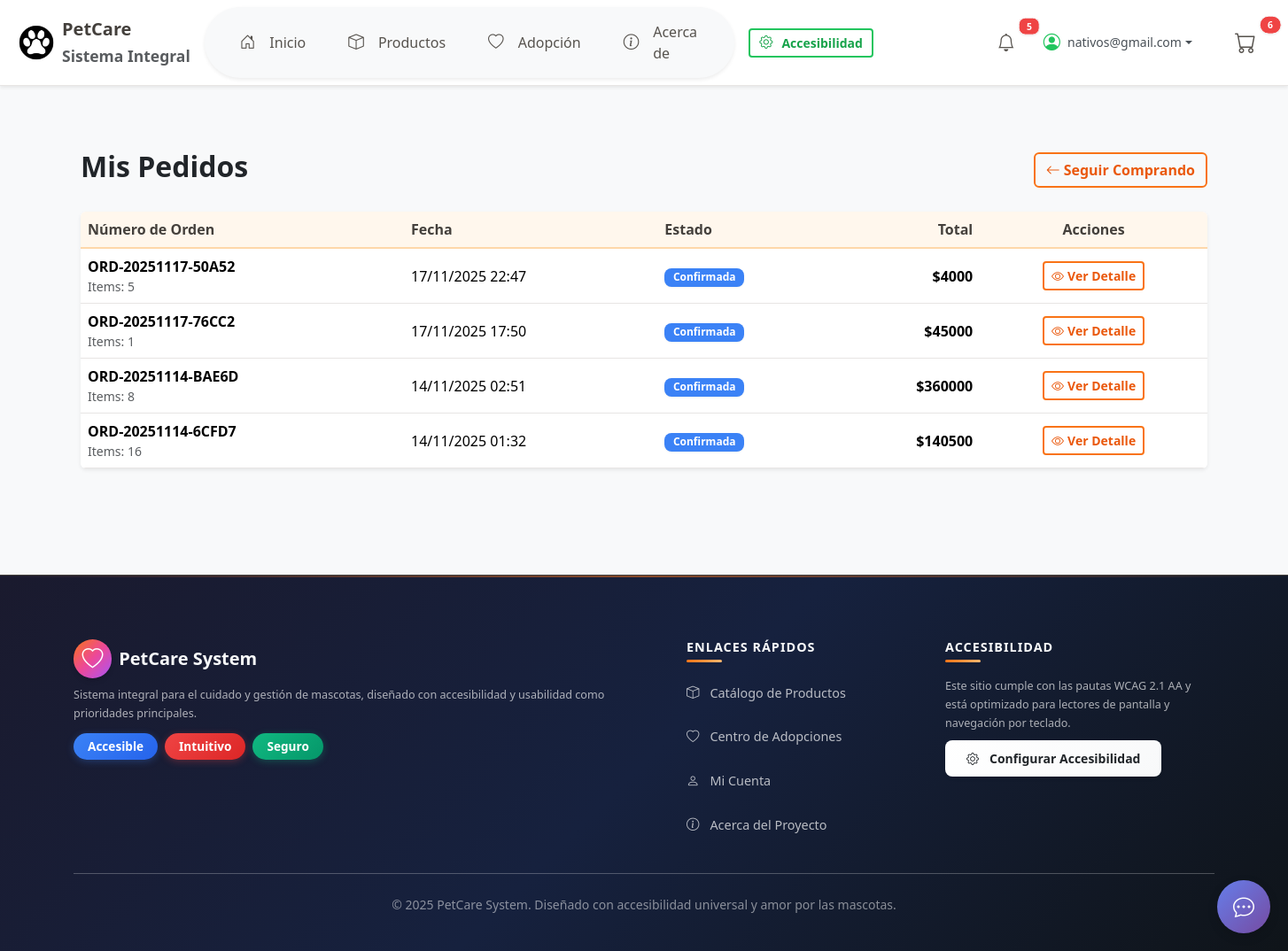
/orders/mis-pedidos/ (signed in), run on the app's committed database.
### orders/models.py (models this page shows, shortened)
class Order(models.Model):
    user = models.ForeignKey(
        settings.AUTH_USER_MODEL,
        on_delete=models.CASCADE,
        related_name='orders',
        verbose_name=_("Usuario")
    )
    order_number = models.CharField(
        _("Número de Orden"),
        max_length=20,
        unique=True,
        db_index=True,
        editable=False
    )
    status = models.CharField(
        _("Estado"),
        max_length=20,
        choices=OrderStatus.choices,
        default=OrderStatus.PENDING
    )
    total = models.DecimalField(
        _("Total"),
        max_digits=10,
        decimal_places=2,
        default=0
    )
    shipping_address = models.TextField(
        _("Dirección de Envío"),
        max_length=500,
        blank=True
    )
    shipping_city = models.CharField(
        _("Ciudad"),
        max_length=100,
        blank=True
    )
    shipping_postal_code = models.CharField(
        _("Código Postal"),
        max_length=20,
        blank=True
    )
    notes = models.TextField(
        _("Notas"),
        max_length=500,
        blank=True
    )
    created_at = models.DateTimeField(_("Fecha de Creación"), auto_now_add=True)
    updated_at = models.DateTimeField(_("Fecha de Actualización"), auto_now=True)
    class Meta:
        ordering = ['-created_at']
        verbose_name = _("Orden")
        verbose_name_plural = _("Órdenes")
    @property
    def total_items(self):
        return sum(item.quantity for item in self.items.all())

class OrderItem(models.Model):
    order = models.ForeignKey(
        Order,
        on_delete=models.CASCADE,
        related_name='items',
        verbose_name=_("Orden")
    )
    product = models.ForeignKey(
        Product,
        on_delete=models.PROTECT,
        related_name='order_items',
        verbose_name=_("Producto")
    )
    quantity = models.PositiveIntegerField(_("Cantidad"), default=1)
    price = models.DecimalField(
        _("Precio Unitario"),
        max_digits=10,
        decimal_places=2
    )
    created_at = models.DateTimeField(_("Fecha de Creación"), auto_now_add=True)
    class Meta:
        ordering = ['created_at']
        verbose_name = _("Item de Orden")
        verbose_name_plural = _("Items de Orden")

### orders/views.py (the view)
# urls.py: path("mis-pedidos/", views.order_list, name="order_list"),
@login_required
def order_list(request):
    orders = Order.objects.filter(user=request.user).select_related('user').prefetch_related('items__product')
    paginator = Paginator(orders, 10)
    page_number = request.GET.get('page')
    page_obj = paginator.get_page(page_number)
    context = {
        'orders': page_obj,
        'page_obj': page_obj,
    }
    return render(request, 'orders/order_list.html', context)

### templates/orders/order_list.html (shortened to what this page needs)
{% extends "base.html" %}
{% load static %}
{% load humanize %}
{% load i18n %}
{% block content %}
<div class="container my-5">
    <div class="d-flex justify-content-between align-items-center mb-4">
        <h2 class="fw-bold">{% trans "Mis Pedidos" %}</h2>
        <a href="{% url 'catalog:product_list' %}" class="btn btn-outline-primary">
            <i class="bi bi-arrow-left me-1"></i>{% trans "Seguir Comprando" %}
        </a>
    </div>
    {% if orders %}
    <div class="table-responsive shadow-sm bg-white rounded">
        <table class="table table-hover align-middle mb-0">
            <thead class="table-light">
                <tr>
                    <th>{% trans "Número de Orden" %}</th>
                    <th>{% trans "Fecha" %}</th>
                    <th>{% trans "Estado" %}</th>
                    <th class="text-end">{% trans "Total" %}</th>
                    <th class="text-center">{% trans "Acciones" %}</th>
                </tr>
            </thead>
            <tbody>
                {% for order in orders %}
                <tr>
                    <td>
                        <div class="fw-bold">{{ order.order_number }}</div>
                        <div class="small text-muted">{% trans "Items:" %} {{ order.total_items }}</div>
                    </td>
                    <td>{{ order.created_at|date:"d/m/Y H:i" }}</td>
                    <td>
                        <span class="badge
                            {% if order.status == 'PENDING' %}bg-warning
                            {% elif order.status == 'CONFIRMED' %}bg-info
                            {% elif order.status == 'PROCESSING' %}bg-primary
                            {% elif order.status == 'SHIPPED' %}bg-secondary
                            {% elif order.status == 'DELIVERED' %}bg-success
                            {% elif order.status == 'CANCELLED' %}bg-danger
                            {% endif %}">
                            {{ order.get_status_display }}
                        </span>
                    </td>
                    <td class="text-end fw-bold">${{ order.total|floatformat:0 }}</td>
                    <td class="text-center">
                        <a href="{% url 'orders:order_detail' order.id %}" class="btn btn-sm btn-outline-primary">
                            <i class="bi bi-eye me-1"></i>{% trans "Ver Detalle" %}
                        </a>
                    </td>
                </tr>
                {% endfor %}
            </tbody>
        </table>
    </div>
    {% endif %}
</div>
{% endblock %}

### templates/base.html (shortened to what this page needs)
{% load static %}
{% load i18n %}
{% load cart_tags %}
{% load accounts_tags %}
<!DOCTYPE html>
<html lang="{{ request.LANGUAGE_CODE }}">
<head>
    <link href="https://cdn.jsdelivr.net/npm/bootstrap@5.3.3/dist/css/bootstrap.min.css" rel="stylesheet" />
    <link href="https://cdn.jsdelivr.net/npm/bootstrap-icons@1.11.3/font/bootstrap-icons.css" rel="stylesheet" />
    <link rel="stylesheet" href="{% static 'css/colors.css' %}" />
    <link rel="stylesheet" href="{% static 'css/bootstrap-overrides.css' %}" />
    <link rel="stylesheet" href="{% static 'css/style.css' %}" />
    <link rel="stylesheet" href="{% static 'css/accessibility.css' %}" />
    <link rel="stylesheet" href="{% static 'css/base.css' %}" />
    {% if OPENAI_ENABLED %}
    <link rel="stylesheet" href="{% static 'css/chatbot.css' %}" />
    {% endif %}
</head>
<body class="bg-light">
    {% get_cart as current_cart %}
    <nav class="navbar navbar-expand-lg bg-white shadow-sm p-2 d-none d-lg-block"
        style="position: relative; z-index: 1030;">
        <div class="container-fluid" style="position: relative;">
            <a class="navbar-brand d-flex align-items-center" href="{% url 'home' %}">
                <img src="{% static 'img/png/Icono1.png' %}" alt="PetCare Logo" style="width: 42px" />
                <span class="ms-2">
                    <span class="fw-bold">PetCare</span><br />
                    <small class="text-muted">Sistema Integral</small>
                </span>
            </a>
            <div class="mx-auto rounded-pill bg-light shadow-sm px-4 py-2 d-flex gap-3 align-items-center">
                <a class="nav-link {% if request.resolver_match.url_name == 'home' %}active fw-bold{% endif %} d-flex align-items-center"
                    href="{% url 'home' %}">
                    <i class="bi bi-house-door" aria-hidden="true"></i> <span class="ms-2">Inicio</span>
                </a>
                <a class="nav-link {% if request.resolver_match.app_name == 'catalog' %}active fw-bold{% endif %} d-flex align-items-center"
                    href="{% url 'catalog:product_list' %}">
                    <i class="bi bi-box" aria-hidden="true"></i> <span class="ms-2">Productos</span>
                </a>
                <a class="nav-link {% if request.resolver_match.app_name == 'adoption' %}active fw-bold{% endif %} d-flex align-items-center"
                    href="{% url 'adoption:list'%}">
                    <i class="bi bi-heart" aria-hidden="true"></i> <span class="ms-2">Adopción</span>
                </a>
                <a class="nav-link {% if request.resolver_match.url_name == 'about' %}active fw-bold{% endif %} d-flex align-items-center"
                    href="{% url 'about' %}">
                    <i class="bi bi-info-circle" aria-hidden="true"></i> <span class="ms-2">Acerca de</span>
                </a>
            </div>
            <div class="d-flex align-items-center gap-2 ms-3">
                <a class="btn btn-outline-secondary btn-sm d-flex align-items-center" href="{% url 'accessibility' %}">
                    <i class="bi bi-gear me-1" aria-hidden="true"></i><span>Accesibilidad</span>
                </a>
                <div id="google_translate_element" class="me-2" style="display: block; min-width: 100px; min-height: 30px;"></div>
                {% if request.user.is_authenticated %}
                {% get_unread_notifications_count request.user as unread_count %}
                <a class="nav-link position-relative me-2" href="{% url 'accounts:notifications' %}"
                    aria-label="{% trans 'Ver notificaciones' %}">
                    <i class="bi bi-bell fs-5" aria-hidden="true"></i>
                    {% if unread_count > 0 %}
                    <span class="position-absolute top-0 start-100 translate-middle badge r
                            ounded-pill bg-danger border border-light" style="font-size: 0.65em;">
                        {{ unread_count }}
                    </span>
                    {% endif %}
                </a>
                <div class="dropdown me-3">
                    <a class="d-flex align-items-center text-decoration-none dropdown-toggle" href="#" role="button"
                        id="userDropdown" data-bs-toggle="dropdown" data-bs-auto-close="true" aria-expanded="false"
                        style="color: #495057; cursor: pointer; white-space: nowrap;">
                        <i class="bi bi-person-circle me-2 text-success" style="font-size: 1.2rem;"></i>
                        <div class="d-flex flex-column align-items-start">
                            <span class="small" style="font-weight: 500;">{{request.user.email|default:request.user.username }}</span>
                        </div>
                    </a>
                                {% get_unread_notifications_count request.user as unread_count %}
                </div>
                {% endif %}
                <a class="nav-link position-relative ms-2" href="{% url 'cart:cart_detail' %}"
                    aria-label="{% trans 'Ver carrito de compras' %}">
                    <i class="bi bi-cart fs-4" aria-hidden="true"></i>
                    {% with item_count=current_cart|cart_item_count %}
                    {% if item_count > 0 %}
                    <span
                        class="position-absolute top-0 start-100 translate-middle badge rounded-pill bg-danger border border-light"
                        style="font-size: 0.65em;">
                        {{ item_count }}
                    </span>
                    {% endif %}
                    {% endwith %}
                </a>
            </div>
        </div>
    </nav>
                            {% get_current_language as LANGUAGE_CODE %}
                            {% get_available_languages as LANGUAGES %}
                            {% get_language_info_list for LANGUAGES as languages %}
    <main class="container py-4">
        {% block content %}{% endblock %}
    </main>
    <footer class="footer-dark text-white mt-5 pt-5 pb-3">
        <div class="container-lg py-4">
            <div class="row gy-4">
                <div class="col-md-6 d-flex flex-column align-items-start">
                    <div class="d-flex align-items-center mb-2">
                        <div class="logo-footer d-flex align-items-center justify-content-center rounded-circle me-2"
                            style="width: 2.7rem; height: 2.7rem; background: var(--gradient-warm); box-shadow: var(--shadow-md);">
                            <i class="bi bi-heart fs-4 text-white" role="img"
                                aria-label="{% trans 'Icono de corazón' %}"></i>
                        </div>
                        <span class="fs-5 fw-bold text-light">PetCare System</span>
                    </div>
                    <p class="mb-2 small text-start">
                    </p>
                    <div class="d-flex gap-2 mt-1">
                        <span class="badge rounded-pill badge-accesible">Accesible</span>
                        <span class="badge rounded-pill badge-intuitivo">Intuitivo</span>
                        <span class="badge rounded-pill badge-seguro">Seguro</span>
                    </div>
                </div>
                <div class="col-md-3 px-lg-5 text-start">
                    <h6 class="fw-bold mb-3 text-light">Enlaces Rápidos</h6>
                    <ul class="list-unstyled">
                        <li><a href="{% url 'catalog:product_list' %}" class="text-decoration-none"><i class="bi bi-box me-1" aria-hidden="true"></i>Catálogo de Productos</a></li>
                        <li><a href="{% url 'adoption:list'%}" class="text-decoration-none"><i class="bi bi-heart me-1" aria-hidden="true"></i>Centro de Adopciones</a></li>
                        <li><a href="{% url 'accounts:profile' %}" class="text-decoration-none"><i class="bi bi-person me-1" aria-hidden="true"></i>Mi Cuenta</a></li>
                        <li><a href="{% url 'about' %}" class="text-decoration-none"><i class="bi bi-info-circle me-1" aria-hidden="true"></i>Acerca del Proyecto</a></li>
                    </ul>
                </div>
                <div class="col-md-3 text-start">
                    <h6 class="fw-bold mb-3 text-light">Accesibilidad</h6>
                    <p class="small mb-2">
                    </p>
                    <a href="{% url 'accessibility' %}" class="btn btn-light shadow-sm btn-sm">
                        <i class="bi bi-gear me-1" aria-hidden="true"></i>Configurar Accesibilidad
                    </a>
                </div>
            </div>
            <hr class="my-4" style="border-color: rgba(255, 255, 255, 0.25);" />
            <div class="text-center small">
                {% now "Y" as current_year %}
            </div>
        </div>
    </footer>
    {% if OPENAI_ENABLED %}
    <div id="chatbot-widget" class="chatbot-widget">
        <div id="chatbot-toggle" class="chatbot-toggle">
            <i class="bi bi-chat-dots"></i>
        </div>
    </div>
    {% endif %}
</body>
</html>

### data on the page
Order: order_number "ORD-20251117-50A52", total_items "5", created_at "17/11/2025 22:47", status "Confirmada", total "4000"
Order: order_number "ORD-20251117-76CC2", total_items "1", created_at "17/11/2025 17:50", status "Confirmada", total "45000"
Order: order_number "ORD-20251114-BAE6D", total_items "8", created_at "14/11/2025 02:51", status "Confirmada", total "360000"
Order: order_number "ORD-20251114-6CFD7", total_items "16", created_at "14/11/2025 01:32", status "Confirmada", total "140500"

### other printed values
{{ unread_count }} "5"
{{ request.user.email|default:request.user.username }} "nativos@gmail.com"
{{ item_count }} "6"
